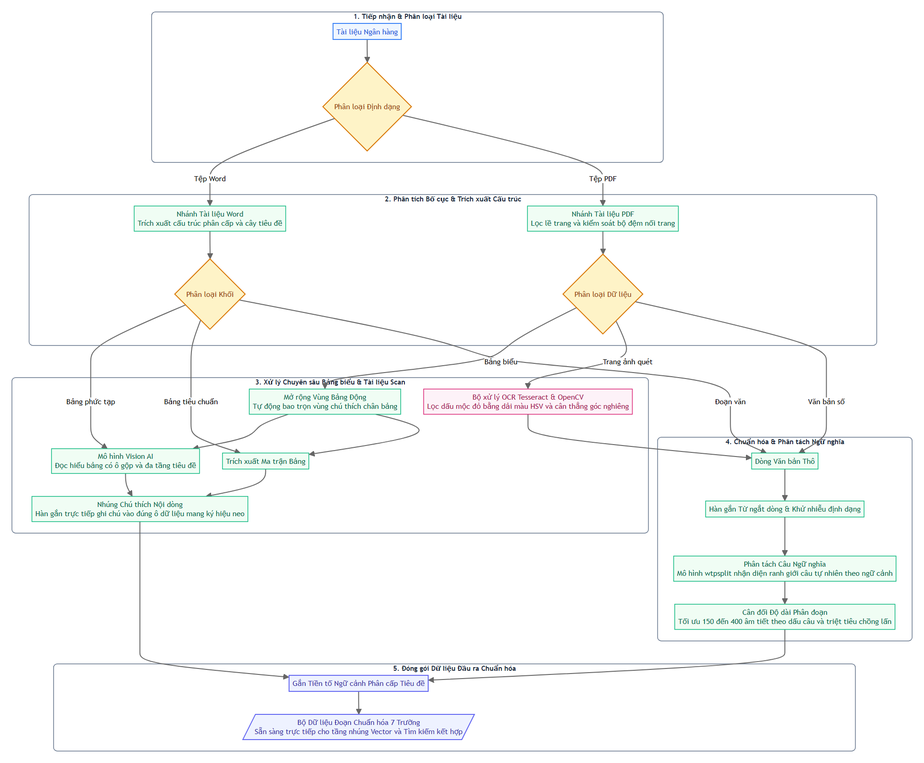
#> input picture docs/flow diagram/chunking_architecture_simplified.png, 924 x 763 px, shrunk from 2013 x 1663 before the run, found by its file name
$ python render_mermaid_docx.py
#> lines starting #> are read from the running program, lines starting #| are printed output that depends on the picture; after the words box and inside, x2 and y2 are one past the last pixel; in counts of white or black regions, pixels touching at a corner belong together
import os
import sys
if hasattr(sys.stdout, "reconfigure"):
    sys.stdout.reconfigure(encoding="utf-8")
import subprocess
from PIL import Image, ImageOps

def render_mermaid():
    html_content = """<!DOCTYPE html>
<html>
<head>
    <meta charset="utf-8">
    <script src="https://cdn.jsdelivr.net/npm/mermaid@10/dist/mermaid.min.js"></script>
    <style>
        body {
            font-family: 'Segoe UI', -apple-system, BlinkMacSystemFont, Roboto, Helvetica, Arial, sans-serif;
            background: #ffffff;
            margin: 0;
            padding: 30px;
            width: fit-content;
            height: fit-content;
        }
        #container {
            background: #ffffff;
            padding: 24px;
        }
        .mermaid {
            font-size: 15px;
        }
        .cluster rect {
            rx: 8px;
            ry: 8px;
            fill: #F8FAFC !important;
            stroke: #CBD5E1 !important;
            stroke-width: 1.5px !important;
        }
        .cluster-label {
            font-weight: 700 !important;
            font-size: 15px !important;
            fill: #1E293B !important;
        }
    </style>
</head>
<body>
<div id="container">
<pre class="mermaid">
flowchart TD
    %% TẦNG 1: TIẾP NHẬN
    subgraph S1["1. Tiếp nhận & Phân loại Tài liệu"]
        Input["Tài liệu Ngân hàng"] --> Router{"Phân loại Định dạng"}
    end

    %% TẦNG 2: PHÂN TÍCH BỐ CỤC
    subgraph S2["2. Phân tích Bố cục & Trích xuất Cấu trúc"]
        Router -->|"Tệp Word"| WordParser["Nhánh Tài liệu Word<br/>Trích xuất cấu trúc phân cấp và cây tiêu đề"]
        Router -->|"Tệp PDF"| PDFParser["Nhánh Tài liệu PDF<br/>Lọc lề trang và kiểm soát bộ đệm nối trang"]

        WordParser --> WordSplit{"Phân loại Khối"}
        PDFParser --> PDFSplit{"Phân loại Dữ liệu"}
    end

    %% TẦNG 3: XỬ LÝ CHUYÊN SÂU BẢNG BIỂU & SCAN
    subgraph S3["3. Xử lý Chuyên sâu Bảng biểu & Tài liệu Scan"]
        WordSplit -->|"Bảng phức tạp"| VisionTable["Mô hình Vision AI<br/>Đọc hiểu bảng có ô gộp và đa tầng tiêu đề"]
        WordSplit -->|"Bảng tiêu chuẩn"| SimpleTable["Trích xuất Ma trận Bảng"]

        PDFSplit -->|"Bảng biểu"| AutoFootnote["Mở rộng Vùng Bảng Động<br/>Tự động bao trọn vùng chú thích chân bảng"]
        AutoFootnote --> VisionTable
        AutoFootnote --> SimpleTable

        PDFSplit -->|"Trang ảnh quét"| OCREngine["Bộ xử lý OCR Tesseract & OpenCV<br/>Lọc dấu mộc đỏ bằng dải màu HSV và cân thẳng góc nghiêng"]

        VisionTable --> TableMerge["Nhúng Chú thích Nội dòng<br/>Hàn gắn trực tiếp ghi chú vào đúng ô dữ liệu mang ký hiệu neo"]
        SimpleTable --> TableMerge
    end

    %% TẦNG 4: CHUẨN HÓA & PHÂN TÁCH NGỮ NGHĨA
    subgraph S4["4. Chuẩn hóa & Phân tách Ngữ nghĩa"]
        WordSplit -->|"Đoạn văn"| TextStream["Dòng Văn bản Thô"]
        PDFSplit -->|"Văn bản số"| TextStream
        OCREngine --> TextStream

        TextStream --> Dehyphen["Hàn gắn Từ ngắt dòng & Khử nhiễu định dạng"]
        Dehyphen --> WTPSplit["Phân tách Câu Ngữ nghĩa<br/>Mô hình wtpsplit nhận diện ranh giới câu tự nhiên theo ngữ cảnh"]
        WTPSplit --> BudgetSplit["Cân đối Độ dài Phân đoạn<br/>Tối ưu 150 đến 400 âm tiết theo dấu câu và triệt tiêu chồng lấn"]
    end

    %% TẦNG 5: ĐÓNG GÓI CHUẨN HÓA
    subgraph S5["5. Đóng gói Dữ liệu Đầu ra Chuẩn hóa"]
        TableMerge --> AddContext["Gắn Tiền tố Ngữ cảnh Phân cấp Tiêu đề"]
        BudgetSplit --> AddContext

        AddContext --> OutputContract[/"Bộ Dữ liệu Đoạn Chuẩn hóa 7 Trường<br/>Sẵn sàng trực tiếp cho tầng nhúng Vector và Tìm kiếm kết hợp"/]
    end

    %% STYLING
    classDef default fill:#FFFFFF,stroke:#64748B,stroke-width:1.5px,color:#1E293B;
    classDef primary fill:#EFF6FF,stroke:#3B82F6,stroke-width:2px,color:#1D4ED8;
    classDef decision fill:#FEF3C7,stroke:#D97706,stroke-width:2px,color:#92400E;
    classDef process fill:#F0FDF4,stroke:#10B981,stroke-width:1.5px,color:#065F46;
    classDef ocr fill:#FDF2F8,stroke:#DB2777,stroke-width:1.5px,color:#9D174D;
    classDef finalNode fill:#EEF2FF,stroke:#6366F1,stroke-width:2px,color:#3730A3;

    class Input primary;
    class Router,WordSplit,PDFSplit decision;
    class VisionTable,SimpleTable,TableMerge,WTPSplit,BudgetSplit,Dehyphen,TextStream,WordParser,PDFParser,AutoFootnote process;
    class OCREngine ocr;
    class AddContext,OutputContract finalNode;
</pre>
</div>
<script>
    mermaid.initialize({
        startOnLoad: true,
        theme: 'neutral',
        flowchart: {
            useMaxWidth: false,
            htmlLabels: true,
            curve: 'basis'
        }
    });
</script>
</body>
</html>"""

    base_dir = r"d:\Desktop\GitHub\AI Banking Asistant\docs\flow diagram"
    os.makedirs(base_dir, exist_ok=True)
    temp_html = os.path.join(base_dir, "chunking_architecture_simplified.html")
    temp_png = os.path.join(base_dir, "chunking_architecture_simplified.png")

    with open(temp_html, "w", encoding="utf-8") as f:
        f.write(html_content)

    chrome_path = r"C:\Program Files\Google\Chrome\Application\chrome.exe"
    cmd = [
        chrome_path,
        "--headless",
        "--disable-gpu",
        "--virtual-time-budget=6000",
        "--window-size=2400,2800",
        f"--screenshot={temp_png}",
        temp_html
    ]
    print("Running Chrome to capture screenshot...")
    subprocess.run(cmd, check=True)
#> (this line was passed over: subprocess is not available in this run)

    if os.path.exists(temp_png):
        img = Image.open(temp_png).convert("RGB")
#> img is the input picture: PIL image 924x763 RGB; mean R, G, B 248.9, 250.2, 249.5
        print("Initial image size:", img.size)
#| Initial image size: (924, 763)
        gray = img.convert("L")
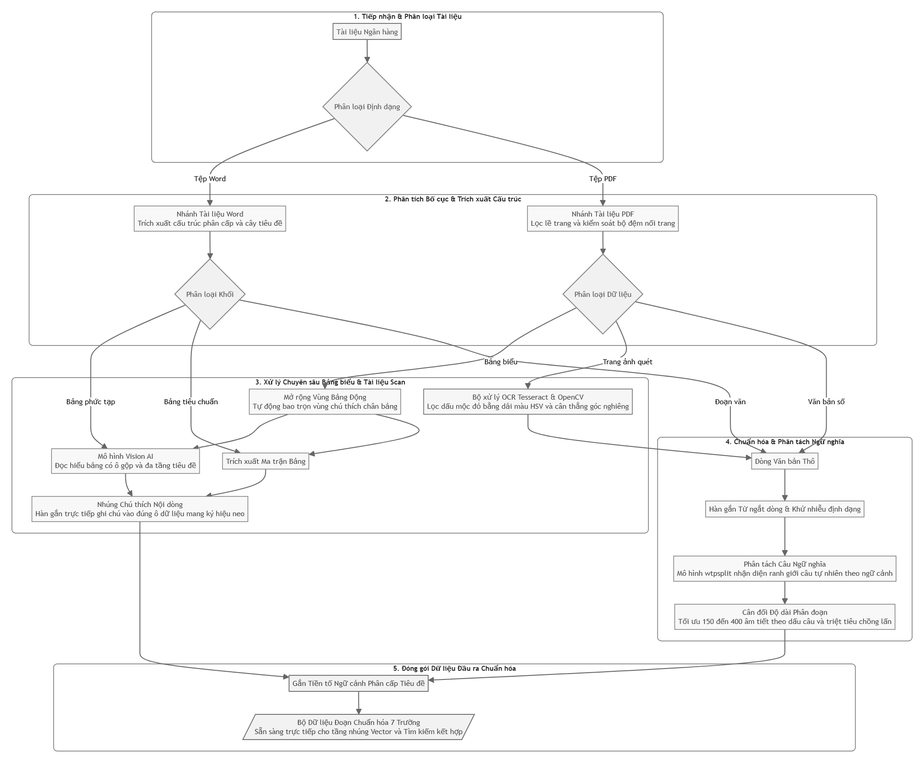
#> gray: PIL image 924x763 L; min 24, max 255, mean 249.7
        inv = ImageOps.invert(gray)
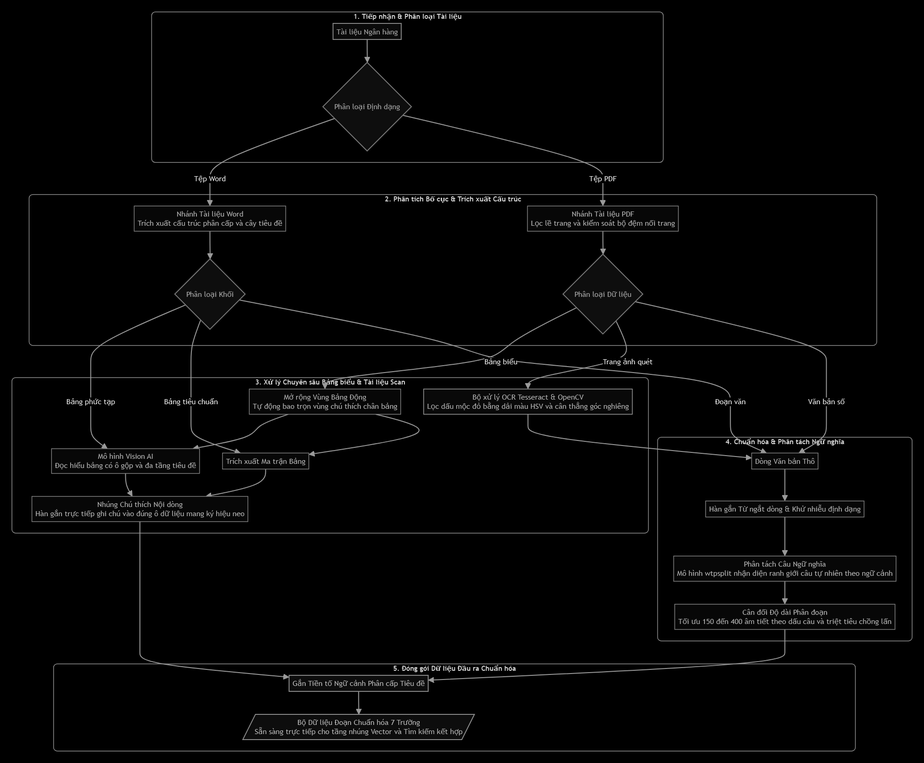
#> inv: PIL image 924x763 L; min 0, max 231, mean 5.3
        mask = inv.point(lambda p: 255 if p > 8 else 0)
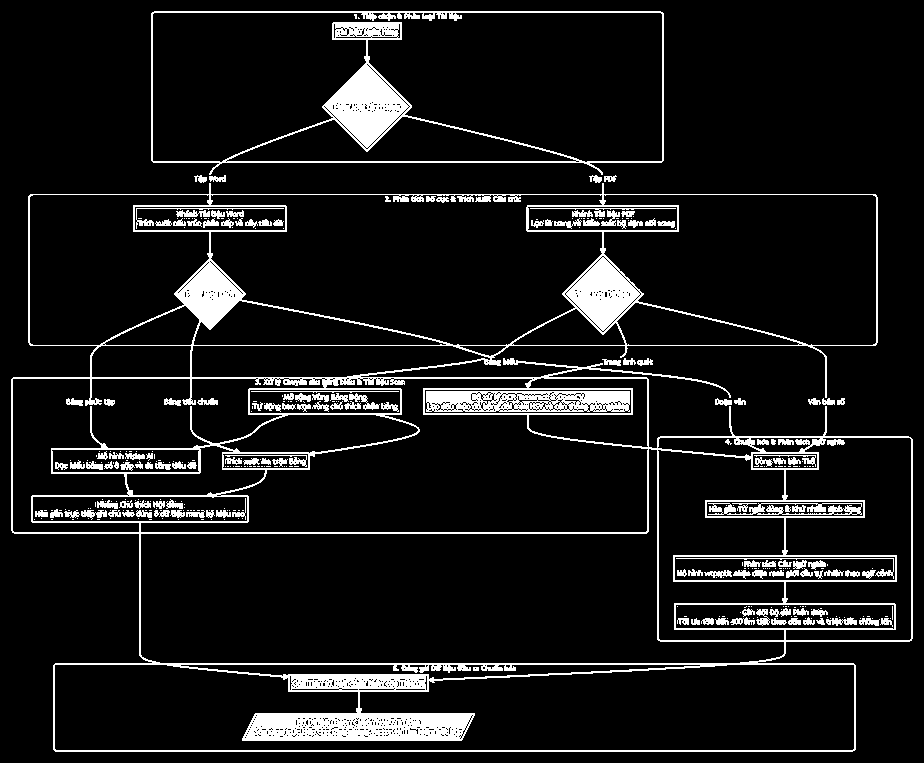
#> mask: PIL image 924x763 L; 9.4% white; 380 white regions (232 under 20 px), largest, box (x1, y1, x2, y2) and area: (11, 183, 913, 752) 40957, (151, 11, 664, 175) 8827, (426, 391, 630, 412) 3476
        bbox = mask.getbbox()
#> bbox = (11, 11, 913, 752)
        if bbox:
            pad = 25
            bbox = (
                max(0, bbox[0] - pad),
                max(0, bbox[1] - pad),
                min(img.size[0], bbox[2] + pad),
                min(img.size[1], bbox[3] + pad)
            )
#> bbox = (0, 0, 924, 763)
            cropped = img.crop(bbox)
            cropped.save(temp_png)
            print("Cropped image size:", cropped.size)
#| Cropped image size: (924, 763)
        return temp_png
    return None

if __name__ == "__main__":
    render_mermaid()
